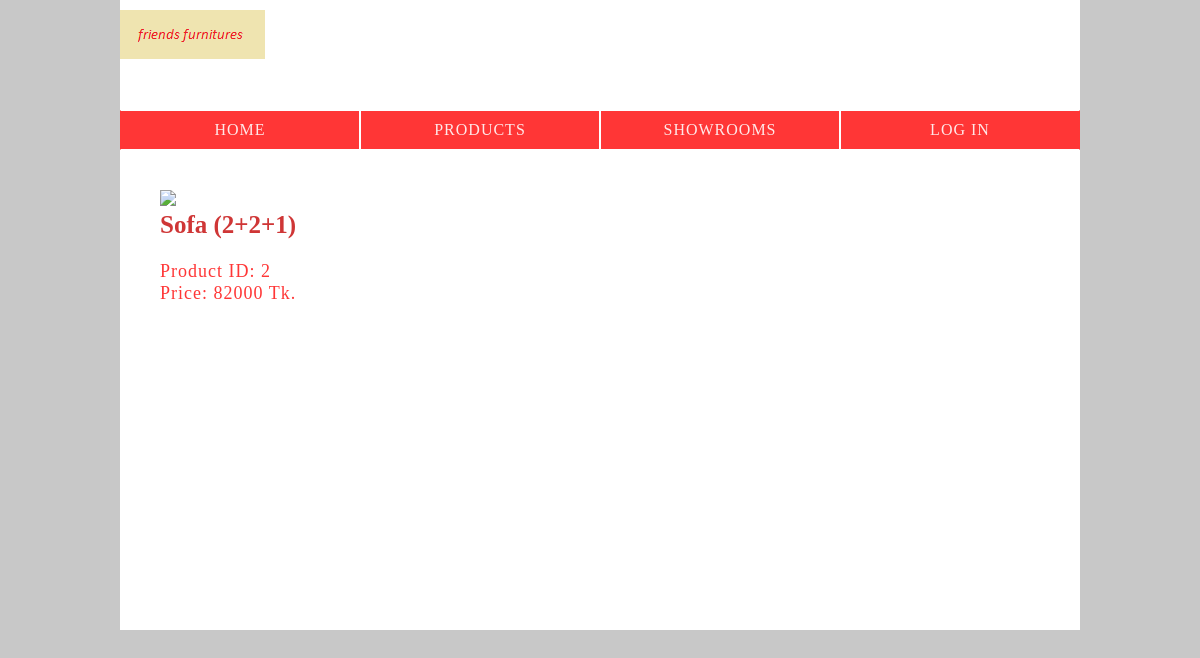
The app's page /brothersfurniture/specific_id.php?id=2 with its own data.
### tables this page shows
CREATE TABLE IF NOT EXISTS `product` (
  `id` int(10) NOT NULL AUTO_INCREMENT,
  `c_id` int(5) NOT NULL,
  `name` varchar(30) NOT NULL,
  `price` int(10) NOT NULL,
  PRIMARY KEY (`id`)
);

### brothersfurniture/specific_id.php (the view, shortened to what this page needs)
<?php
	require_once("db.php");
	$query = "select * from product where id={$_GET['id']}";
	$result = mysqli_query($db_con, $query);
?>
<!DOCTYPE html>
<html>
	<head>
		<link rel="stylesheet" type="text/css" href="style_specific_id.css">
	</head>
	<body>
		<div class="whole">
			<header>
				<a class="head_anchor" href="index.html">
					<h1>brothers furniture</h1>
				</a>
			</header>
			<div class="navigation">
				<ul>
					<a href="index.html" class="first_nav">	<li>HOME</li>		</a>
					<a href="products.php">					<li>PRODUCTS</li>	</a>
					<a href="showrooms.php">				<li>SHOWROOMS</li>	</a>
					<a href="login.php" class="last_nav">	<li>LOG IN</li>		</a>
				</ul>
			</div>
			<div class="content">
			<?php if($row = mysqli_fetch_assoc($result)){ ?>
				<img src="img/<?php echo $row["id"] ?>">
				<h2><?php echo $row["name"] ?></h2>
				<p>
					Product ID: <?php echo $row["id"] ?><br />
					Price: <?php echo $row["price"] ?> Tk.
				</p>
			<?php }
			else
				echo "This product does not exist or may be removed.";
			?>
			</div>
		</div>
	</body>
</html>

### brothersfurniture/style_specific_id.css (style rules this page uses)
body { background: #C8C8C8; margin: 0; }
.whole { width: 960px; margin: auto; margin-top: 0px; margin-bottom: 0px; background: white; overflow: hidden; }
header { margin-bottom: 100px; padding-top: 10px; }
h1 { text-indent: -9999px; }
.head_anchor { background: url(img/logo.png)no-repeat; width: 263px; height: 60px; float: left; }
.navigation { clear: both; }
.navigation ul { padding-left: 0px; }
.navigation li { list-style: none; }
.navigation a { background: #FF3636; color: #FFE8E8; letter-spacing: 1px; text-decoration: none; display: block; float: left; width: 238px; text-align: center; padding: 10px 0; border: 1px solid white; }
.navigation .first_nav { border-left: 1px solid #FF3636; }
.navigation .last_nav { border-right: 1px solid #FF3636; }
.content { clear: both; overflow: hidden; min-height: 400px; padding: 40px; }
.content img { max-width: 500px; max-height: 400px; float: left; margin-right: 40px; }
.content h2 { color: #CF3636; font-size: 25px; }
.content p { color: #FF3636; font-size: 18px; letter-spacing: 1px; line-height: 22px; }

### records on screen
product: name "Sofa (2+2+1)", id "2", price "82000"
